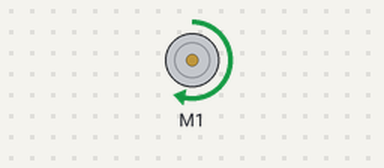
The sketch below on a simulated Arduino Uno, built with avr-gcc and run on an emulated ATmega328P. Shown: DC motor (green arrow = forward, orange = backward, longer = faster).

Above: at 1.0 s.
At 3.0 s:
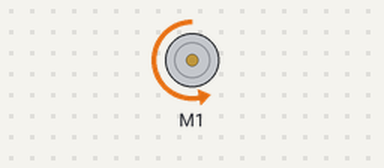
Timing chart, 0 to 5.2 s (numbered marks = the images above):
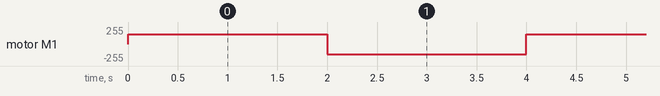

Measured:
- by itself, motor M1: alternates forward 150/255 for 2.0 s and backward 150/255 for 2.0 s

The sketch:

DCweb.ino
```cpp
#include <Wire.h>
#include <Adafruit_MotorShield.h>
#include "utility/Adafruit_MS_PWMServoDriver.h"

//Creating motor shield object with default I2C address
//Can use different I2C address- say for stacking by putting (0x61) inside ()
Adafruit_MotorShield AFMS = Adafruit_MotorShield();

//Select port (M1, M2, M3, M4- (1) means M1)
//Can 3 other motors to control
Adafruit_DCMotor *myMotor = AFMS.getMotor(1);

//Setup code will run once
void setup() {

  AFMS.begin();
  //sets up frequency, default is 1.6 kHz, to change put (1000)

}

// put your main code here, to run repeatedly:
void loop() {

//Set speed 0 (off) - 255 (max)
//Commands are FORWARD, BACKWARD, RELEASE
  myMotor->setSpeed(150);
  myMotor->run(FORWARD);
  delay (2000);


 myMotor->setSpeed(150);
  myMotor->run(BACKWARD);
  delay (2000);


}
```
